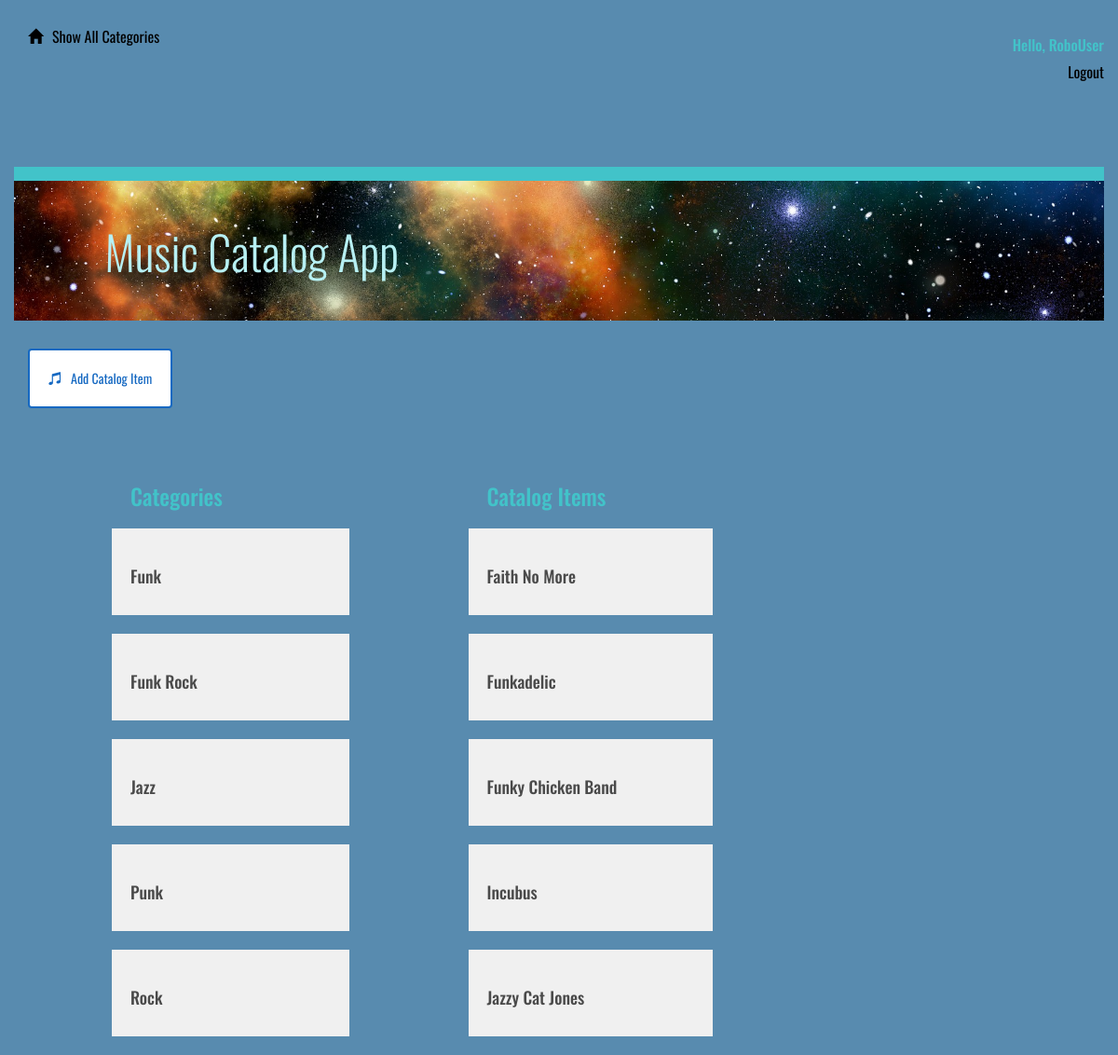
The app's page /catalog (signed in) with its own data.
### models.py (models this page shows, shortened)
class Category(Base):
    __tablename__ = 'category'
    id = Column(Integer, primary_key=True)
    name = Column(String(250), nullable=False)
    user_id = Column(Integer, ForeignKey('user.id'))
    user = relationship(User)

class CatalogItem(Base):
    __tablename__ = 'catalog_item'
    name = Column(String(80), nullable=False)
    id = Column(Integer, primary_key=True)
    description = Column(String(1000))
    category_id = Column(Integer, ForeignKey('category.id'))
    category = relationship(Category)
    user_id = Column(Integer, ForeignKey('user.id'))
    user = relationship(User)

### application.py (the view)
@app.route('/')
@app.route('/catalog')
def showCatalog():
    categories = session.query(Category).order_by(asc(Category.name))
    items = session.query(CatalogItem).order_by(asc(CatalogItem.name)).limit(5)
    return render_template('categories.html',
                           categories=categories, items=items)

### templates/categories.html (shortened to what this page needs)
{% extends "main.html" %}
{% block content %}
{% include "header.html" %}
	<div class="row top-menu">
		<div class="col-md-10"></div>
		<div class="col-md-2 text-right">
					</div>
	</div>
	<div class="row divider blue">
		<div class="col-md-12"></div>
	</div>
	<div class="row banner main">
		<div class="col-md-1"></div>
		<div class="col-md-11 padding-none">
			<h1>Music Catalog App</h1>
		</div>
	</div>
	{%if 'username' in session %}
	<div class="row padding-top"></div>
	<a href="{{url_for('addNewCatalogItem' )}}">
		<button class="btn btn-default" id="new-catalog-item">
			<span class="glyphicon glyphicon-music" aria-hidden="true"></span>Add Catalog Item
		</button>
	</a>
	{% endif %}
	<div class="row padding-top padding-bottom"></div>
	<div class="col-md-1"></div>
	<div class="col-md-3">
		<h2>Categories</h2>
		{% for category in categories %}
			<a href = "{{url_for('showItemsInCategory', category = category.name)}}">
				<div class="category-list">
					<h3>{{category.name}}</h3>
				</div>
			</a>
		{% endfor %}
	</div>
    {% if items !=[] %}
		<div class="row">
			<div class="col-md-1"></div>
			<div class="col-md-3">
				<h2>Catalog Items</h2>
					{% for i in items %}
						<div class="catalog-item">
							<a href='{{url_for('viewCatalogItem', category=i.category.name, item=i.name )}}'>
                                <h3>{{i.name}}</h3>
                            </a>
						</div>
					{% endfor %}
			</div>
		</div>
	{% endif %}
{% endblock %}

### static/styles.css (style rules this page uses)
* { font-family: "Oswald", sans-serif; font-weight: 700; }
body { background-color: rgb(88, 139, 175); }
h1 { font-family: "Oswald", sans-serif; font-size: 50px; color: rgb(183, 240, 243); line-height: 60px; font-weight: 300; }
h2 { font-size: 24px; color: #42C3C9; line-height: 29px; }
h3 { font-size: 18px; color: #4A4A4A; line-height: 23px; }
a { font-size: 14px; color: #0093B9; line-height: 17px; }
.padding-top { padding-top: 30px; }
.padding-bottom { padding-bottom: 30px; }
.padding-none { padding: 0; }
.btn { padding: 20px; margin: 0; border-color: #1669C2; border-width: 2px; color: #1669C2; ; }
.glyphicon { margin-right: 10px; }
.top-menu { padding-top: 30px; padding-bottom: 30px; }
.divider { height: 15px; }
.divider.blue { background-color: #42C3C9; }
.banner.main { height: 150px; background: url("/static/universe.jpg"); background-position: right; background-repeat: no-repeat; background-size: cover; }
.banner h1 { margin: 45px 0; }
.category-list { background-color: #F0F0F0; padding: 20px; margin: 20px; margin-left: -20px; }
.catalog-item { background: #F0F0F0; padding: 20px; margin: 20px; margin-left: -20px; }

### records on screen
Category: name "Funk"
Category: name "Funk Rock"
Category: name "Jazz"
Category: name "Punk"
Category: name "Rock"
CatalogItem: name "Faith No More"
CatalogItem: name "Funkadelic"
CatalogItem: name "Funky Chicken Band"
CatalogItem: name "Incubus"
CatalogItem: name "Jazzy Cat Jones"

### other values on screen
{{ session['username'] }} "RoboUser"
